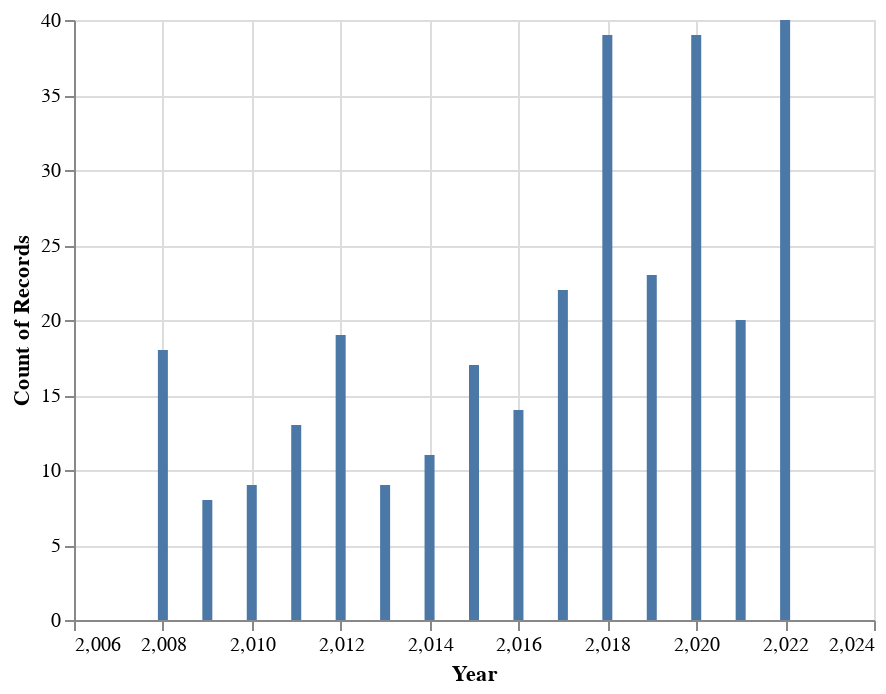

Here is the notebook cell this chart was saved with:
### Code cell
# the code below is from on class example
yearcount = alt.Chart(df_cars).mark_bar().encode(
    alt.X("Year", sort="-y"),
    alt.Y("count()")
)

yearcount

### Figure 1 — Vega-Lite specification as saved in the notebook (floating-point values rounded to 4 significant figures; data arrays with more than 128 entries replaced by an {"elided": "..."} marker saying what was removed)
{"config": {"view": {"continuousWidth": 400, "continuousHeight": 300}}, "data": {"name": "data-75205272af65c21c7e8198fcf99df4f1"}, "mark": "bar", "encoding": {"x": {"field": "Year", "sort": "-y", "type": "quantitative"}, "y": {"aggregate": "count", "type": "quantitative"}}, "$schema": "https://vega.github.io/schema/vega-lite/v4.17.0.json", "datasets": {"data-75205272af65c21c7e8198fcf99df4f1": {"elided": "301 records"}}}
